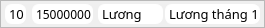
   <widget class="QFrame" name="frame_Thu_6">
    <property name="geometry">
     <rect>
      <x>960</x>
      <y>570</y>
      <width>265</width>
      <height>28</height>
     </rect>
    </property>
    <property name="styleSheet">
     <string notr="true">#frame_Thu_6{
	background-color: #05BFDB;
	border-radius: 10;
	border: 1px solid white;
	color: white
}</string>
    </property>
    <property name="frameShape">
     <enum>QFrame::StyledPanel</enum>
    </property>
    <property name="frameShadow">
     <enum>QFrame::Raised</enum>
    </property>
    <widget class="QLabel" name="label_day_thu6">
     <property name="geometry">
      <rect>
       <x>5</x>
       <y>4</y>
       <width>21</width>
       <height>20</height>
      </rect>
     </property>
     <property name="font">
      <font>
       <family>SamsungOne</family>
       <pointsize>10</pointsize>
       <bold>false</bold>
      </font>
     </property>
     <property name="styleSheet">
      <string notr="true">
	background-color: white;
	border-radius: 7;
	border: 1px solid white;
	color: black
</string>
     </property>
     <property name="text">
      <string>10</string>
     </property>
    </widget>
    <widget class="QLabel" name="label_money_thu6">
     <property name="geometry">
      <rect>
       <x>32</x>
       <y>4</y>
       <width>61</width>
       <height>20</height>
      </rect>
     </property>
     <property name="font">
      <font>
       <family>SamsungOne</family>
       <bold>false</bold>
      </font>
     </property>
     <property name="styleSheet">
      <string notr="true">
	background-color: white;
	border-radius: 7;
	border: 1px solid white;
	color: black
</string>
     </property>
     <property name="text">
      <string>15000000</string>
     </property>
    </widget>
    <widget class="QLabel" name="label_content_thu6">
     <property name="geometry">
      <rect>
       <x>165</x>
       <y>4</y>
       <width>95</width>
       <height>20</height>
      </rect>
     </property>
     <property name="font">
      <font>
       <family>SamsungOne</family>
       <pointsize>10</pointsize>
       <bold>false</bold>
      </font>
     </property>
     <property name="styleSheet">
      <string notr="true">
	background-color: white;
	border-radius: 7;
	border: 1px solid white;
	color: black
</string>
     </property>
     <property name="text">
      <string>Lương tháng 12</string>
     </property>
    </widget>
    <widget class="QLabel" name="label_typethu6">
     <property name="geometry">
      <rect>
       <x>98</x>
       <y>4</y>
       <width>65</width>
       <height>20</height>
      </rect>
     </property>
     <property name="font">
      <font>
       <family>SamsungOne</family>
       <pointsize>10</pointsize>
       <bold>false</bold>
      </font>
     </property>
     <property name="styleSheet">
      <string notr="true">
	background-color: white;
	border-radius: 7;
	border: 1px solid white;
	color: black
</string>
     </property>
     <property name="text">
      <string>Lương</string>
     </property>
    </widget>
   </widget>
